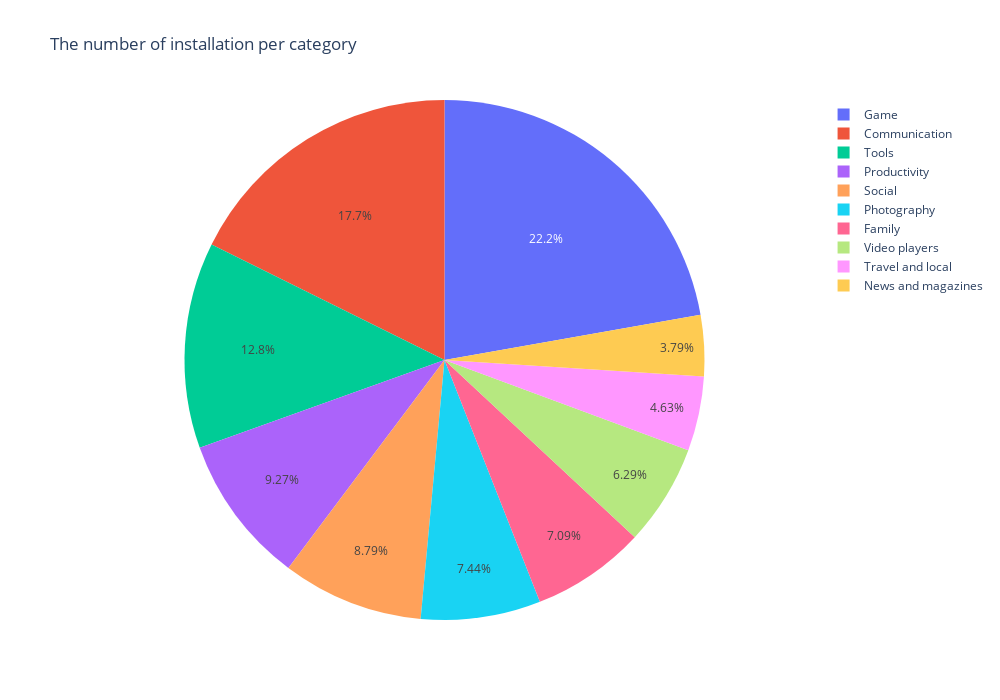

The notebook cell this image was saved under:
### Code cell
# Plot a pie with the number of installation per category
fig = px.pie(df_per_categories.head(n=10), values='Installs', names=df_per_categories.head(n=10).index, title='The number of installation per category', width=1000, height=700,)
fig.show()

### Figure 1 — Plotly figure (JSON) as saved in the notebook; plotly's stock layout.template omitted (floating-point values rounded to 4 significant figures)
{"data": [{"domain": {"x": [0, 1], "y": [0, 1]}, "hovertemplate": "label=%{label}<br>Installs=%{value}<extra></extra>", "labels": ["Game", "Communication", "Tools", "Productivity", "Social", "Photography", "Family", "Video players", "Travel and local", "News and magazines"], "legendgroup": "", "name": "", "showlegend": true, "type": "pie", "values": [13878762717, 11038241530, 7999224500, 5793070180, 5487841475, 4649143130, 4427429590, 3926797200, 2894859300, 2369110650]}], "layout": {"height": 700, "legend": {"tracegroupgap": 0}, "title": {"text": "The number of installation per category"}, "width": 1000}}
